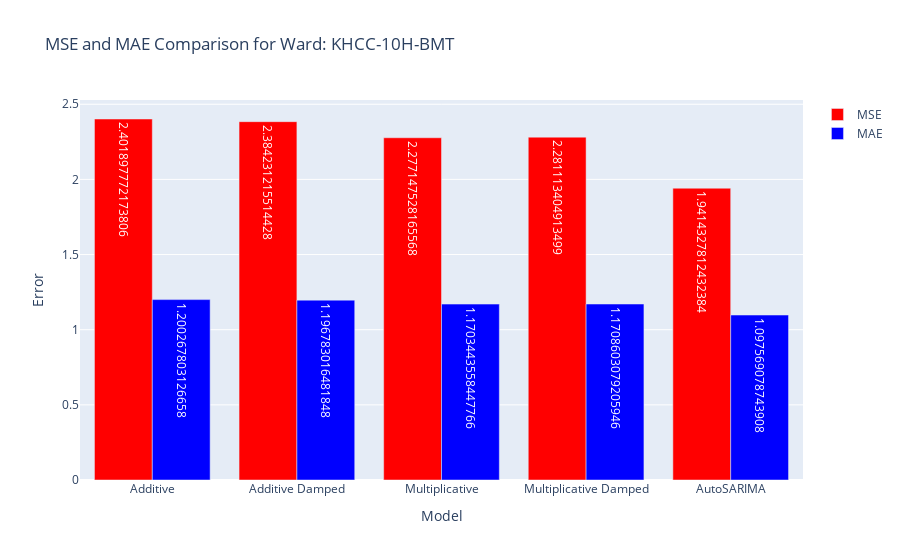
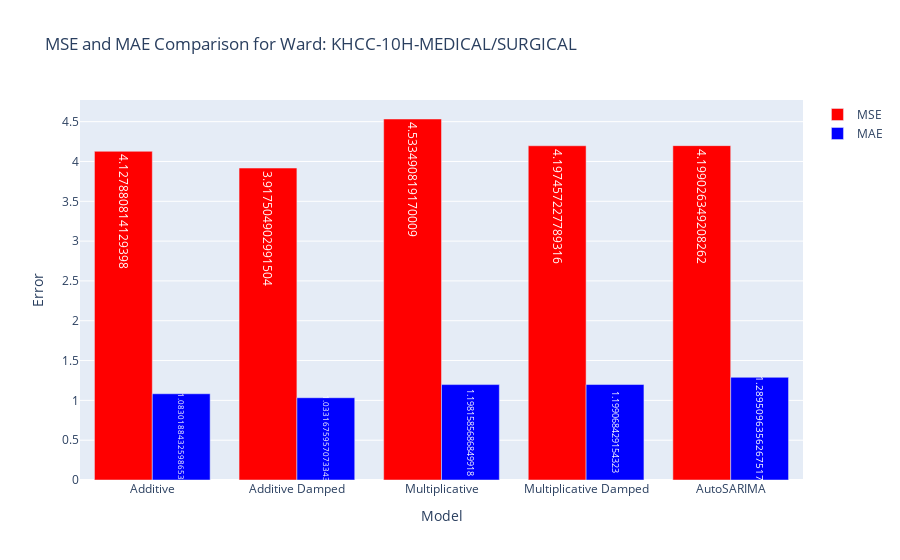
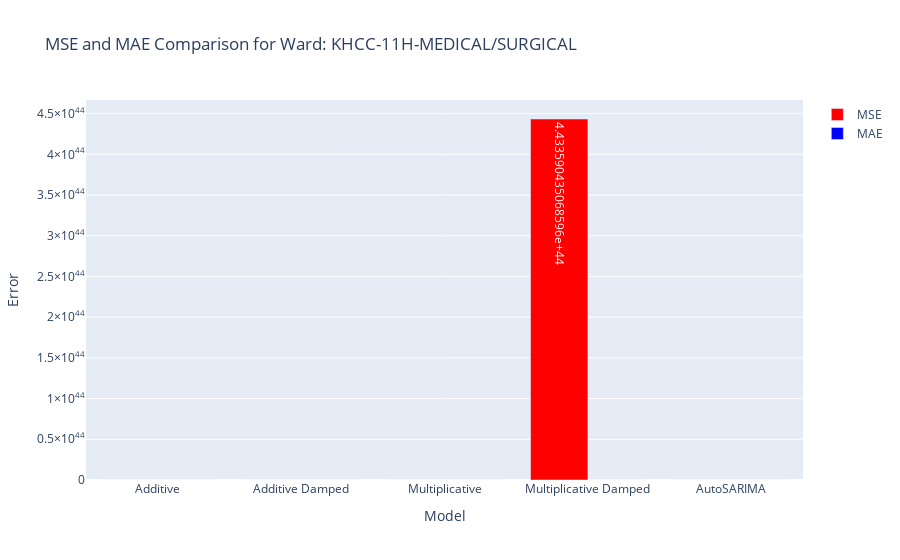
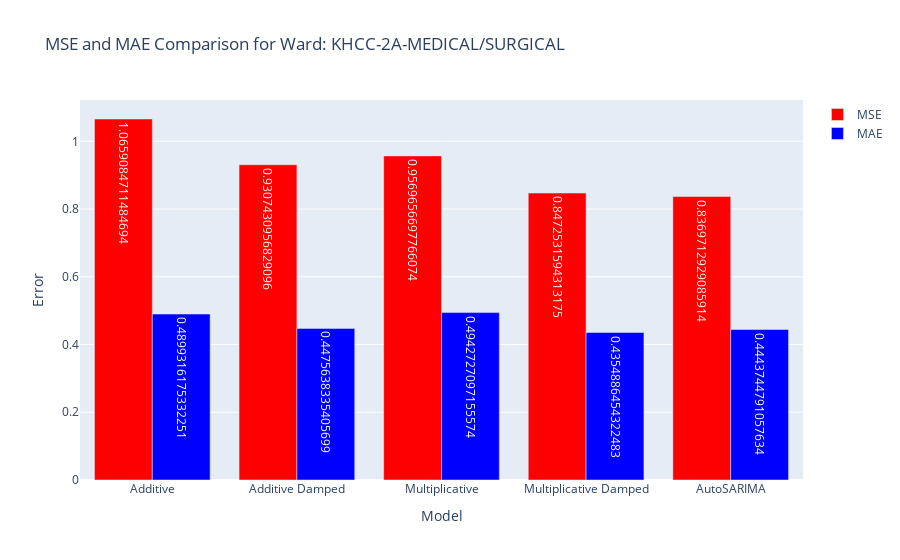

Write notebook code for charts like these, in order.
### Code cell
import pandas as pd
import plotly.graph_objects as go

# Load the evaluation results for Holt's and AutoARIMA models
holts_results = pd.read_csv(r"C:\Users\4t4\OneDrive\Desktop\time series for beds\holt's-W\evaluation_results_all_wards_holts.csv")
autosarima_results = pd.read_csv('evaluation_results_all_wards_autosarima.csv')

# Combine the two datasets into one
all_results = pd.concat([holts_results, autosarima_results], ignore_index=True)

# Get a list of unique wards
wards = all_results['Ward'].unique()

# Create a plot for each ward
for ward in wards:
    # Filter data for the current ward
    ward_data = all_results[all_results['Ward'] == ward]
    
    # Extract MSE and MAE data for plotting
    models = ward_data['Model'].values
    mse_values = ward_data['MSE'].values
    mae_values = ward_data['MAE'].values

    # Create the figure
    fig = go.Figure()

    # Add MSE bars
    fig.add_trace(go.Bar(
        x=models,
        y=mse_values,
        name='MSE',
        text=mse_values,
        textposition='auto',
        marker=dict(color='red')
    ))

    # Add MAE bars
    fig.add_trace(go.Bar(
        x=models,
        y=mae_values,
        name='MAE',
        text=mae_values,
        textposition='auto',
        marker=dict(color='blue')
    ))

    # Update the layout
    fig.update_layout(
        title=f'MSE and MAE Comparison for Ward: {ward}',
        xaxis_title='Model',
        yaxis_title='Error',
        barmode='group',
        showlegend=True
    )

    # Show the plot for each ward
    fig.show()

### Figure 1 — Plotly figure (JSON) as saved in the notebook; plotly's stock layout.template omitted (floating-point values rounded to 4 significant figures)
{"data": [{"marker": {"color": "red"}, "name": "MSE", "text": [2.402, 2.384, 2.277, 2.281, 1.941], "textposition": "auto", "type": "bar", "x": ["Additive", "Additive Damped", "Multiplicative", "Multiplicative Damped", "AutoSARIMA"], "y": [2.402, 2.384, 2.277, 2.281, 1.941]}, {"marker": {"color": "blue"}, "name": "MAE", "text": [1.2, 1.197, 1.17, 1.171, 1.098], "textposition": "auto", "type": "bar", "x": ["Additive", "Additive Damped", "Multiplicative", "Multiplicative Damped", "AutoSARIMA"], "y": [1.2, 1.197, 1.17, 1.171, 1.098]}], "layout": {"barmode": "group", "showlegend": true, "title": {"text": "MSE and MAE Comparison for Ward: KHCC-10H-BMT"}, "xaxis": {"title": {"text": "Model"}}, "yaxis": {"title": {"text": "Error"}}}}

### Figure 2 — Plotly figure (JSON) as saved in the notebook; plotly's stock layout.template omitted (floating-point values rounded to 4 significant figures)
{"data": [{"marker": {"color": "red"}, "name": "MSE", "text": [4.128, 3.918, 4.533, 4.197, 4.199], "textposition": "auto", "type": "bar", "x": ["Additive", "Additive Damped", "Multiplicative", "Multiplicative Damped", "AutoSARIMA"], "y": [4.128, 3.918, 4.533, 4.197, 4.199]}, {"marker": {"color": "blue"}, "name": "MAE", "text": [1.083, 1.033, 1.198, 1.199, 1.29], "textposition": "auto", "type": "bar", "x": ["Additive", "Additive Damped", "Multiplicative", "Multiplicative Damped", "AutoSARIMA"], "y": [1.083, 1.033, 1.198, 1.199, 1.29]}], "layout": {"barmode": "group", "showlegend": true, "title": {"text": "MSE and MAE Comparison for Ward: KHCC-10H-MEDICAL/SURGICAL"}, "xaxis": {"title": {"text": "Model"}}, "yaxis": {"title": {"text": "Error"}}}}

### Figure 3 — Plotly figure (JSON) as saved in the notebook; plotly's stock layout.template omitted (floating-point values rounded to 4 significant figures)
{"data": [{"marker": {"color": "red"}, "name": "MSE", "text": [8.021, 7.814, 7.987, 4.434e+44, 6.391], "textposition": "auto", "type": "bar", "x": ["Additive", "Additive Damped", "Multiplicative", "Multiplicative Damped", "AutoSARIMA"], "y": [8.021, 7.814, 7.987, 4.434e+44, 6.391]}, {"marker": {"color": "blue"}, "name": "MAE", "text": [2.106, 2.086, 2.074, 2.276e+21, 1.979], "textposition": "auto", "type": "bar", "x": ["Additive", "Additive Damped", "Multiplicative", "Multiplicative Damped", "AutoSARIMA"], "y": [2.106, 2.086, 2.074, 2.276e+21, 1.979]}], "layout": {"barmode": "group", "showlegend": true, "title": {"text": "MSE and MAE Comparison for Ward: KHCC-11H-MEDICAL/SURGICAL"}, "xaxis": {"title": {"text": "Model"}}, "yaxis": {"title": {"text": "Error"}}}}

### Figure 4 — Plotly figure (JSON) as saved in the notebook; plotly's stock layout.template omitted (floating-point values rounded to 4 significant figures)
{"data": [{"marker": {"color": "red"}, "name": "MSE", "text": [1.066, 0.9307, 0.957, 0.8473, 0.837], "textposition": "auto", "type": "bar", "x": ["Additive", "Additive Damped", "Multiplicative", "Multiplicative Damped", "AutoSARIMA"], "y": [1.066, 0.9307, 0.957, 0.8473, 0.837]}, {"marker": {"color": "blue"}, "name": "MAE", "text": [0.4899, 0.4476, 0.4943, 0.4355, 0.4444], "textposition": "auto", "type": "bar", "x": ["Additive", "Additive Damped", "Multiplicative", "Multiplicative Damped", "AutoSARIMA"], "y": [0.4899, 0.4476, 0.4943, 0.4355, 0.4444]}], "layout": {"barmode": "group", "showlegend": true, "title": {"text": "MSE and MAE Comparison for Ward: KHCC-2A-MEDICAL/SURGICAL"}, "xaxis": {"title": {"text": "Model"}}, "yaxis": {"title": {"text": "Error"}}}}
